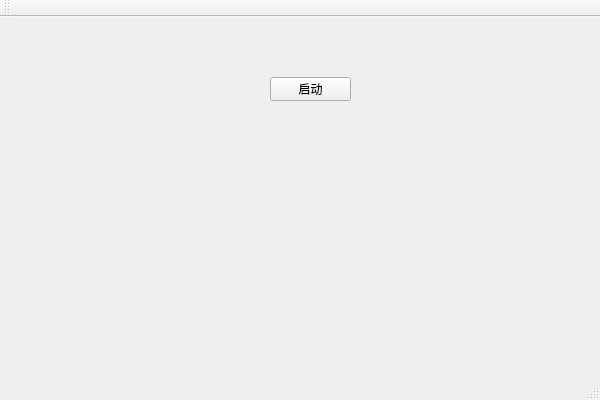
<?xml version="1.0" encoding="UTF-8"?>
<ui version="4.0">
 <class>ConfigureClass</class>
 <widget class="QMainWindow" name="ConfigureClass">
  <property name="geometry">
   <rect>
    <x>0</x>
    <y>0</y>
    <width>600</width>
    <height>400</height>
   </rect>
  </property>
  <property name="windowTitle">
   <string>Configure</string>
  </property>
  <widget class="QWidget" name="centralWidget">
   <widget class="QPushButton" name="pushButton">
    <property name="geometry">
     <rect>
      <x>270</x>
      <y>60</y>
      <width>81</width>
      <height>24</height>
     </rect>
    </property>
    <property name="text">
     <string>启动</string>
    </property>
   </widget>
  </widget>
  <widget class="QMenuBar" name="menuBar">
   <property name="geometry">
    <rect>
     <x>0</x>
     <y>0</y>
     <width>600</width>
     <height>21</height>
    </rect>
   </property>
  </widget>
  <widget class="QToolBar" name="mainToolBar">
   <attribute name="toolBarArea">
    <enum>TopToolBarArea</enum>
   </attribute>
   <attribute name="toolBarBreak">
    <bool>false</bool>
   </attribute>
  </widget>
  <widget class="QStatusBar" name="statusBar"/>
 </widget>
 <layoutdefault spacing="6" margin="11"/>
 <resources>
  <include location="Configure.qrc"/>
 </resources>
 <connections/>
</ui>
